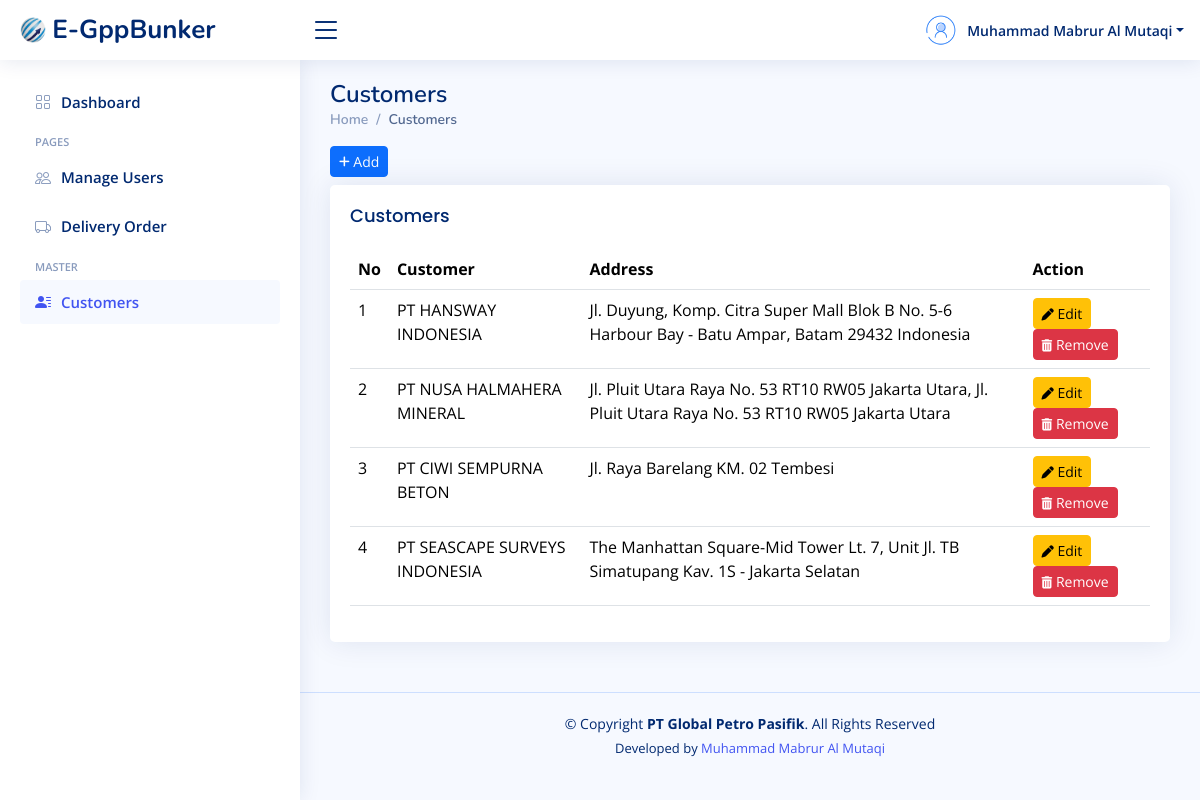
The app's page /manage-customers.php (signed in) with its own data.
### tables this page shows
CREATE TABLE `customer` (
  `id_customer` int(10) NOT NULL,
  `customer_name` varchar(60) NOT NULL,
  `address` text NOT NULL
);

### manage-customers.php (the view, shortened to what this page needs)
<?php
    include "koneksi.php";
?>
<!DOCTYPE html>
<html lang="en">
<?php
    include "layouts/head-css.php";
?>
<body>
<?php
    include "layouts/header.php";
?>
<?php
    include "layouts/sidebar.php";
?>
<main id="main" class="main">
    <div class="pagetitle">
      <h1>Customers</h1>
      <nav>
        <ol class="breadcrumb">
          <li class="breadcrumb-item"><a href="index.php">Home</a></li>
          <li class="breadcrumb-item active">Customers</li>
        </ol>
      </nav>
    </div>
    <a href="tambah-customer.php" class="btn btn-primary btn-sm mb-2"><i class="fa fa-plus fa-sm"></i> Add</a>
    <section class="section">
      <div class="row">
        <div class="col-lg-12">
          <div class="card">
            <div class="card-body">
              <h5 class="card-title">Customers</h5>
                <div class="table-responsive">
                    <table class="table datatable">
                      <thead>
                        <tr>
                          <th>No</th>
                          <th>Customer</th>
                          <th>Address</th>
                          <th>Action</th>
                        </tr>
                      </thead>
                      <tbody>
                      <?php
                          $no = 1;
                          $query = "SELECT * FROM customer";
                          $tampil = mysqli_query($koneksi, $query);
                          if (mysqli_num_rows($tampil) > 0) {
                              while ($data = mysqli_fetch_assoc($tampil)){
                      ?>
                        <tr>
                          <td><?= $no++?></td>
                          <td><?= $data['customer_name']?></td>
                          <td><?= $data['address']?></td>
                          <td>
                            <a href="edit-customer.php?id_customer=<?= $data['id_customer']?>" class="btn btn-warning btn-sm"><i class="fa fa-pen fa-sm"></i> Edit</a>
                            <a href="#" class="btn btn-danger btn-sm" onclick="return confirmRemove(<?= $data['id_customer']?>);"><i class="fa fa-trash fa-sm"></i> Remove</a>
                          </td>
                        </tr>
                      <?php
                          }
                      } else {
                      ?>
                          <tr>
                              <td colspan="5" class="text-center">Tidak ada data</td>
                          </tr>
                      <?php } ?>
                      </tbody>
                    </table>
                </div>
            </div>
          </div>
        </div>
      </div>
    </section>
  </main>
<?php
    include "layouts/footer.php";
?>
</body>
</html>

### assets/css/style.css (style rules this page uses)
:root { scroll-behavior: smooth; }
body { font-family: "Open Sans", sans-serif; background: #f6f9ff; color: #444444; }
a { color: #4154f1; text-decoration: none; }
h1, h2, h3, h4, h5, h6 { font-family: "Nunito", sans-serif; }
#main { margin-top: 60px; padding: 20px 30px; transition: all 0.3s; }
.pagetitle { margin-bottom: 10px; }
.pagetitle h1 { font-size: 24px; margin-bottom: 0; font-weight: 600; color: #012970; }
.card { margin-bottom: 30px; border: none; border-radius: 5px; box-shadow: 0px 0 30px rgba(1, 41, 112, 0.1); }
.card-title { padding: 20px 0 15px 0; font-size: 18px; font-weight: 500; color: #012970; font-family: "Poppins", sans-serif; }
.card-body { padding: 0 20px 20px 20px; }
.breadcrumb { font-size: 14px; font-family: "Nunito", sans-serif; color: #899bbd; font-weight: 600; }
.breadcrumb a { color: #899bbd; transition: 0.3s; }
.breadcrumb .breadcrumb-item::before { color: #899bbd; }
.breadcrumb .active { color: #51678f; font-weight: 600; }
@media (min-width: 1200px) { #main, #footer { margin-left: 300px; } }

### records on screen
customer: customer_name "PT HANSWAY INDONESIA", address "Jl. Duyung, Komp. Citra Super Mall Blok B No. 5-6 Harbour Bay - Batu Ampar, Batam 29432 Indonesia"
customer: customer_name "PT NUSA HALMAHERA MINERAL", address "Jl. Pluit Utara Raya No. 53 RT10 RW05 Jakarta Utara, Jl. Pluit Utara Raya No. 53 RT10 RW05 Jakarta Utara"
customer: customer_name "PT CIWI SEMPURNA BETON", address "Jl. Raya Barelang KM. 02 Tembesi"
customer: customer_name "PT SEASCAPE SURVEYS INDONESIA", address "The Manhattan Square-Mid Tower Lt. 7, Unit Jl. TB Simatupang Kav. 1S - Jakarta Selatan"

### other values on screen
$nama "Muhammad Mabrur Al Mutaqi"
